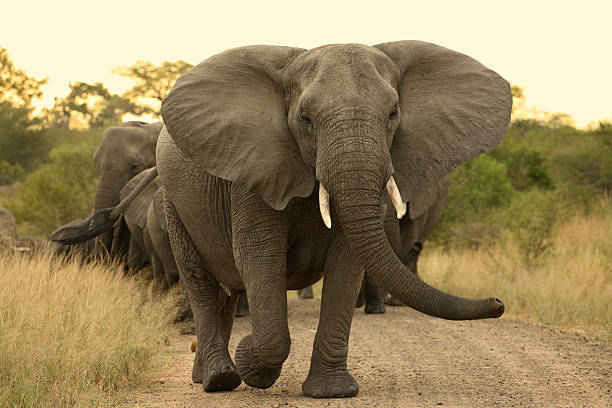
#> input picture elephant.jpg, 612 x 408 px
$ python energy_con.py
#> lines starting #> are read from the running program, lines starting #| are printed output that depends on the picture; long printed decimals are rounded
import cv2
import numpy as np
import matplotlib.pyplot as plt
def load_image(path):
#> called with path = 'elephant.jpg'
    try:
        img = cv2.imread(path, cv2.IMREAD_GRAYSCALE)
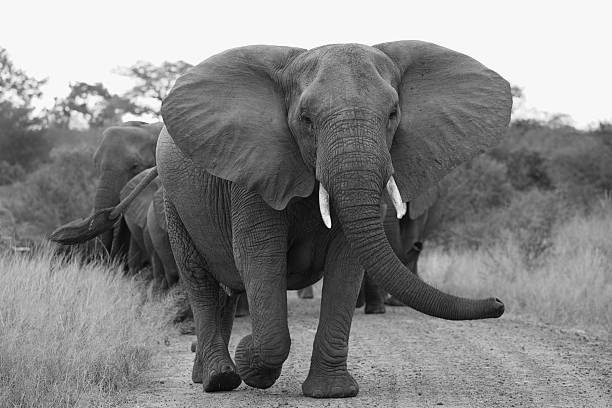
#> img: shape (408, 612); min 0, max 255, mean 133.9
        if img is not None:
            return img
        else:
            print("Image not found")
            return None
    except Exception as e:
        print("Error in loading image")
        print(e)
        return None
def compute_energy(image):
    return np.linalg.norm(img, 2, keepdims=False)
def display_image(img):
    if img is not None:
        plt.imshow(img, cmap="gray")
        plt.show()
    else:
        print("Image not found")
def computeFFT(img):
    return np.fft.fft2(img, norm="ortho")
def compute_iFFT(transformed_img):
    return np.fft.ifft2(transformed_img, norm="ortho")

img_path = "elephant.jpg"
img = load_image(img_path)
imgEnergy = compute_energy(img)
#> imgEnergy = 72367.1
print("The energy of the original image is : ", imgEnergy)
#| The energy of the original image is :  72367.073

transformed_img = computeFFT(img)
trans_imgEnergy = compute_energy(transformed_img)
#> trans_imgEnergy = 72367.1
print("The energy of the Transformed image is : ", trans_imgEnergy)
#| The energy of the Transformed image is :  72367.073
absTransformedImg = np.log(np.absolute(transformed_img))
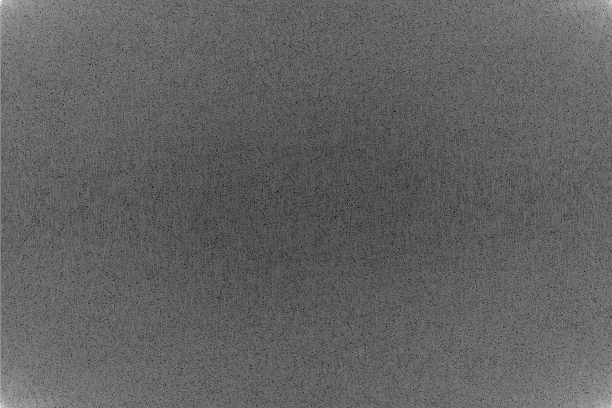
#> absTransformedImg: shape (408, 612) float64; min -3.53, max 11.11, mean 2.12; drawn with min black and max white

inverse_transformed_img = compute_iFFT(transformed_img)
inverse_imgEnergy = compute_energy(inverse_transformed_img)
#> inverse_imgEnergy = 72367.1
print("The energy of the inverse transformed image is:", inverse_imgEnergy)
#| The energy of the inverse transformed image is: 72367.073

print(
    "The difference between Original image and Transformed image = ", imgEnergy -  trans_imgEnergy
)
#| The difference between Original image and Transformed image =  0.0

plt.subplot(1, 3, 1)
plt.imshow(img, cmap='gray')
plt.xlabel(f'Energy: {round(imgEnergy, 3)}')
plt.title('Original Image')

plt.subplot(1, 3, 2)
plt.imshow(np.log(np.abs(transformed_img) + 1), cmap='gray')
plt.xlabel(f'Energy: {round(trans_imgEnergy, 3)}')
plt.title('DFT of Image')

plt.subplot(1, 3, 3)
plt.imshow(np.abs(inverse_transformed_img), cmap='gray')
plt.xlabel(f'Energy: {round(inverse_imgEnergy, 3)}')
plt.title('Inverse Transformed Image')

plt.suptitle("PARSVEL'S ENERGY THEOREM")
plt.show()
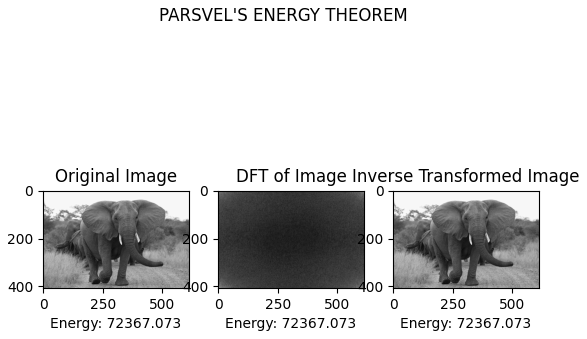
#> figure drawn by matplotlib, 3 panels

magnitude_spectrum = np.abs(transformed_img)
phase_spectrum = np.angle(transformed_img)
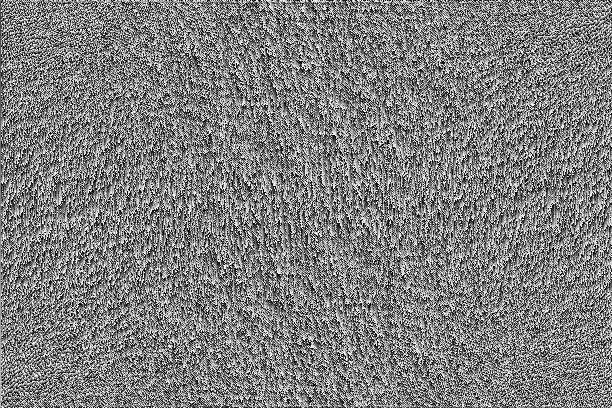
#> phase_spectrum: shape (408, 612) float64; min -3.14, max 3.14, mean 2.52e-05; drawn with min black and max white

plt.subplot(1, 2, 1)
plt.imshow(np.log(magnitude_spectrum + 1), cmap='gray')
plt.title('Magnitude Spectrum')
plt.colorbar()

plt.subplot(1, 2, 2)
plt.imshow(phase_spectrum, cmap='gray')
plt.title('Phase Spectrum')
plt.colorbar()
plt.show()
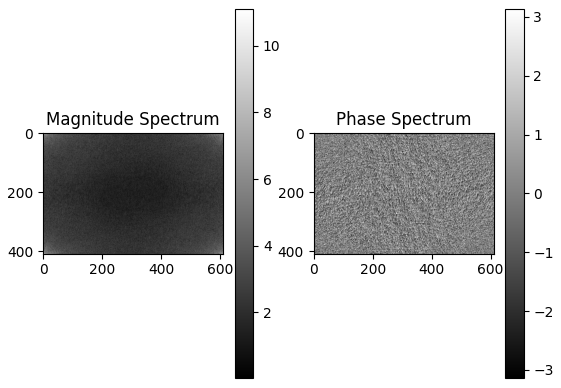
#> figure drawn by matplotlib, 4 panels

$ run again, with mammootty.jpg copied over elephant.jpg
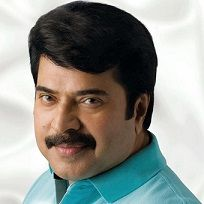
#> input picture mammootty.jpg, 204 x 204 px
#> imgEnergy = 33373.1
#| The energy of the original image is :  33373.112
#| The energy of the Transformed image is :  33373.112
#> `absTransformedImg = np.log(np.absolute(transformed_img))`:
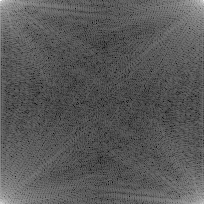
#> absTransformedImg: shape (204, 204) float64; min -2.43, max 10.3, mean 2.03; drawn with min black and max white
#| The energy of the inverse transformed image is: 33373.112
#| The difference between Original image and Transformed image =  0.0
#> `plt.show()`:
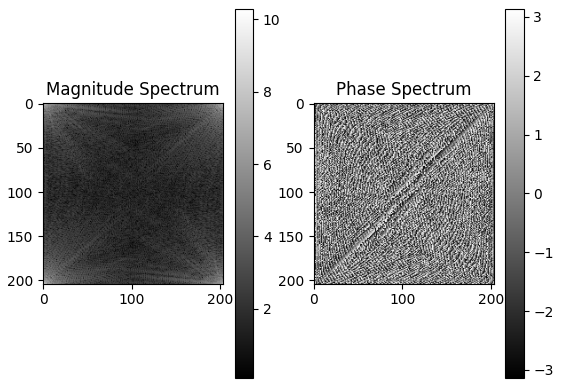
#> figure drawn by matplotlib, 4 panels

$ run again, with pic.jpg copied over elephant.jpg
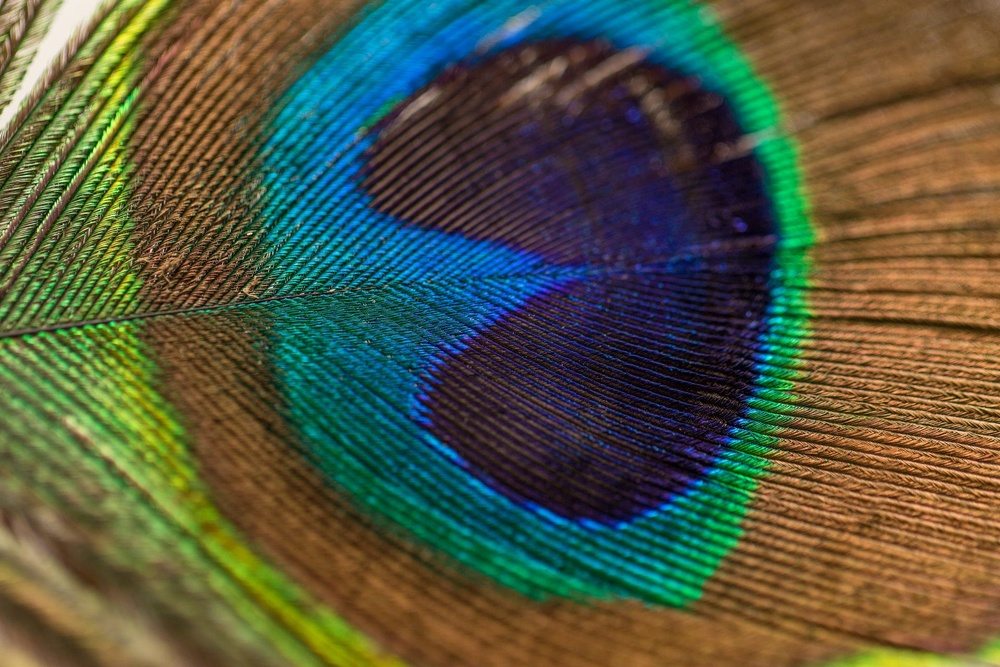
#> input picture pic.jpg, 1000 x 667 px, shrunk from 1920 x 1280 before the run
#> imgEnergy = 71093.7
#| The energy of the original image is :  71093.719
#| The energy of the Transformed image is :  71093.719
#> `absTransformedImg = np.log(np.absolute(transformed_img))`:
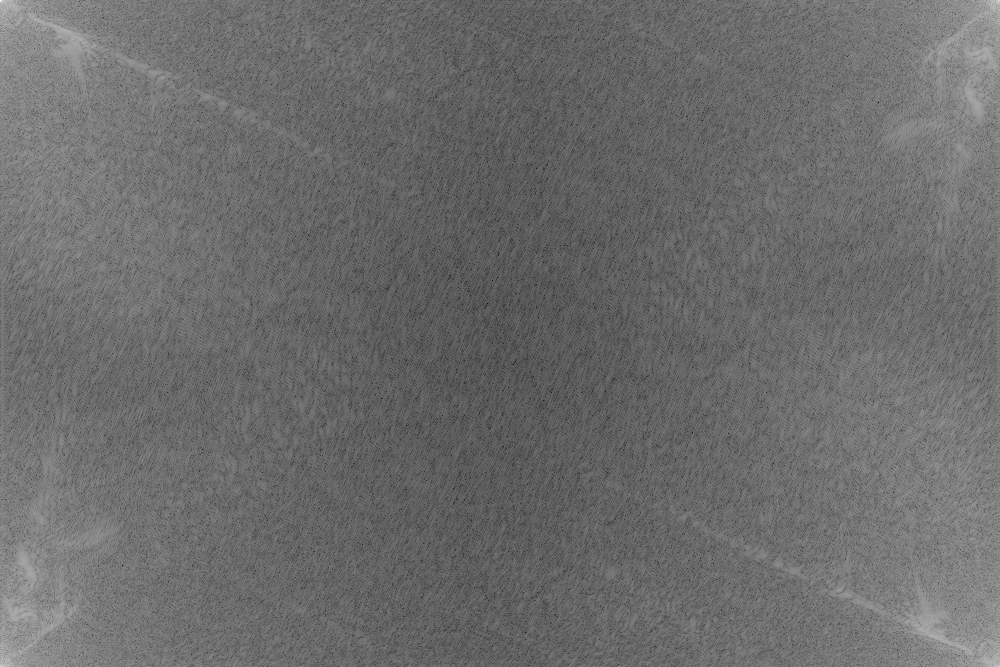
#> absTransformedImg: shape (667, 1000) float64; min -5.15, max 11.13, mean 1.77; drawn with min black and max white
#| The energy of the inverse transformed image is: 71093.719
#| The difference between Original image and Transformed image =  0.0
#> `plt.show()`:
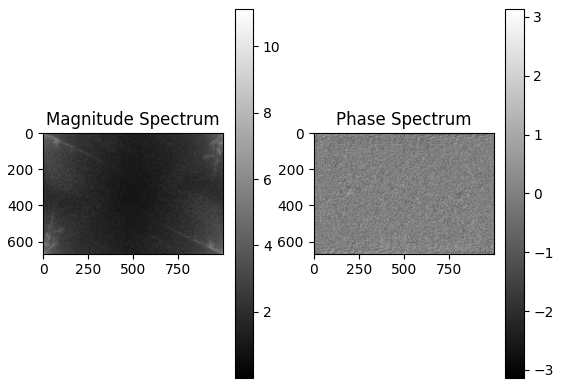
#> figure drawn by matplotlib, 4 panels
